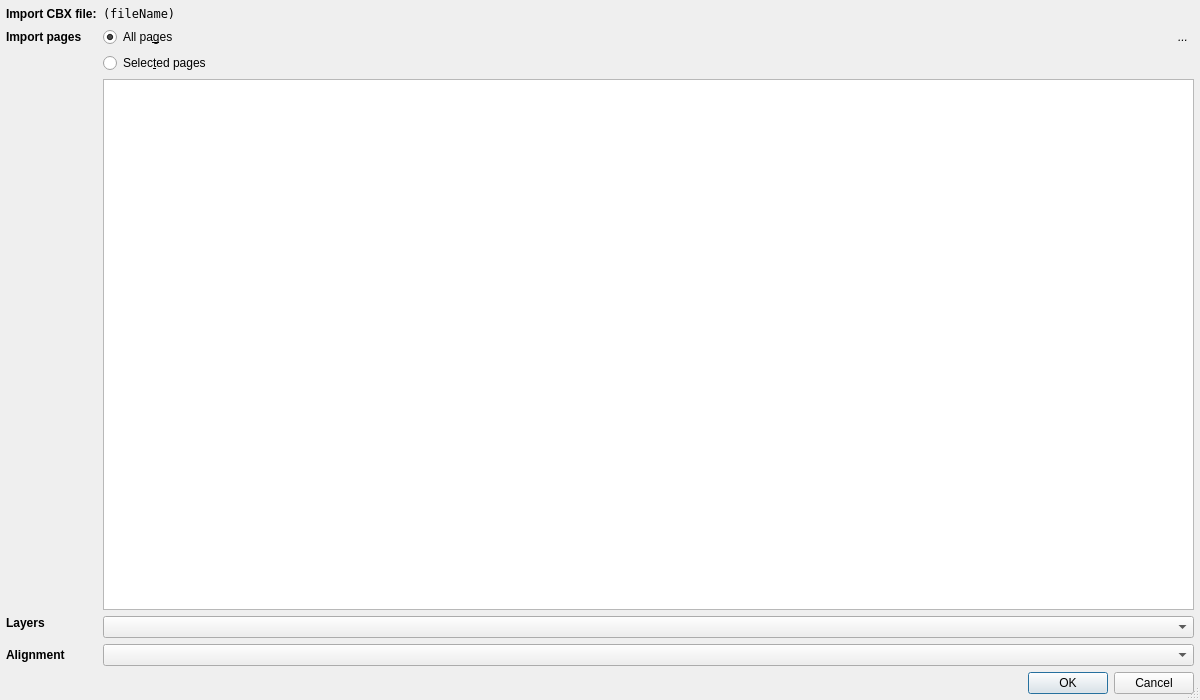
<?xml version="1.0" encoding="UTF-8"?>
<ui version="4.0">
 <class>Dialog</class>
 <widget class="QDialog" name="Dialog">
  <property name="geometry">
   <rect>
    <x>0</x>
    <y>0</y>
    <width>1200</width>
    <height>700</height>
   </rect>
  </property>
  <property name="minimumSize">
   <size>
    <width>950</width>
    <height>350</height>
   </size>
  </property>
  <property name="maximumSize">
   <size>
    <width>16777215</width>
    <height>16777215</height>
   </size>
  </property>
  <property name="windowTitle">
   <string>Dialog</string>
  </property>
  <property name="sizeGripEnabled">
   <bool>true</bool>
  </property>
  <layout class="QGridLayout" name="gridLayout">
   <property name="leftMargin">
    <number>6</number>
   </property>
   <property name="topMargin">
    <number>6</number>
   </property>
   <property name="rightMargin">
    <number>6</number>
   </property>
   <property name="bottomMargin">
    <number>6</number>
   </property>
   <property name="verticalSpacing">
    <number>-1</number>
   </property>
   <item row="5" column="0">
    <widget class="QLabel" name="label_3">
     <property name="font">
      <font>
       <weight>75</weight>
       <bold>true</bold>
      </font>
     </property>
     <property name="text">
      <string>Alignment</string>
     </property>
    </widget>
   </item>
   <item row="7" column="0" colspan="3">
    <widget class="QDialogButtonBox" name="dbbxOkCancel">
     <property name="orientation">
      <enum>Qt::Horizontal</enum>
     </property>
     <property name="standardButtons">
      <set>QDialogButtonBox::Cancel|QDialogButtonBox::Ok</set>
     </property>
    </widget>
   </item>
   <item row="1" column="1">
    <widget class="QRadioButton" name="rbImportPagesAll">
     <property name="sizePolicy">
      <sizepolicy hsizetype="Preferred" vsizetype="Fixed">
       <horstretch>0</horstretch>
       <verstretch>0</verstretch>
      </sizepolicy>
     </property>
     <property name="toolTip">
      <string>Import all pages from Comic Book</string>
     </property>
     <property name="text">
      <string>All pa&amp;ges</string>
     </property>
     <property name="checked">
      <bool>true</bool>
     </property>
    </widget>
   </item>
   <item row="1" column="2" rowspan="2">
    <widget class="QLabel" name="lbPagesInfo">
     <property name="sizePolicy">
      <sizepolicy hsizetype="MinimumExpanding" vsizetype="Preferred">
       <horstretch>0</horstretch>
       <verstretch>0</verstretch>
      </sizepolicy>
     </property>
     <property name="font">
      <font>
       <italic>true</italic>
      </font>
     </property>
     <property name="styleSheet">
      <string notr="true">margin-right: 3px</string>
     </property>
     <property name="frameShape">
      <enum>QFrame::NoFrame</enum>
     </property>
     <property name="text">
      <string>...</string>
     </property>
     <property name="alignment">
      <set>Qt::AlignRight|Qt::AlignTop|Qt::AlignTrailing</set>
     </property>
    </widget>
   </item>
   <item row="2" column="1">
    <widget class="QRadioButton" name="rbImportPagesSelected">
     <property name="toolTip">
      <string>Import only selected pages from Comic Book</string>
     </property>
     <property name="text">
      <string>Selec&amp;ted pages</string>
     </property>
    </widget>
   </item>
   <item row="5" column="1" colspan="2">
    <widget class="QComboBox" name="cbPageAlignment">
     <property name="toolTip">
      <string>&lt;html&gt;&lt;head/&gt;&lt;body&gt;&lt;p&gt;Alignement define how pages are imported in Krita document.&lt;br/&gt;&lt;/p&gt;&lt;p&gt;When all pages don't have the same dimension in Comic Book (often), document size will be defined with the maximum width and height for all pages.&lt;br/&gt;&lt;/p&gt;&lt;p&gt;In this case, a page with a smaller dimension need to be aligned in document.&lt;/p&gt;&lt;/body&gt;&lt;/html&gt;</string>
     </property>
    </widget>
   </item>
   <item row="4" column="0">
    <widget class="QLabel" name="label_2">
     <property name="font">
      <font>
       <weight>75</weight>
       <bold>true</bold>
      </font>
     </property>
     <property name="text">
      <string>Layers</string>
     </property>
     <property name="alignment">
      <set>Qt::AlignLeading|Qt::AlignLeft|Qt::AlignTop</set>
     </property>
    </widget>
   </item>
   <item row="1" column="0">
    <widget class="QLabel" name="label">
     <property name="font">
      <font>
       <weight>75</weight>
       <bold>true</bold>
      </font>
     </property>
     <property name="text">
      <string>Import pages</string>
     </property>
    </widget>
   </item>
   <item row="4" column="1" colspan="2">
    <widget class="QComboBox" name="cbLayerOrder">
     <property name="toolTip">
      <string>&lt;html&gt;&lt;head/&gt;&lt;body&gt;&lt;p&gt;Define how pages are imported in Krita document layer stack&lt;/p&gt;&lt;p&gt;- When &lt;span style=&quot; font-weight:600;&quot;&gt;First page on top of layers stack&lt;/span&gt; is selected, first page will be on top of Krita layer stack and last page at the bottom of layer stack&lt;/p&gt;&lt;p&gt;- When &lt;span style=&quot; font-weight:600;&quot;&gt;First page on bottom of layers stack &lt;/span&gt;is selected, first page will be at the bottom of Krita layer stack and last page on top of layer stack&lt;/p&gt;&lt;/body&gt;&lt;/html&gt;</string>
     </property>
    </widget>
   </item>
   <item row="3" column="1" colspan="2">
    <widget class="BCViewFilesLv" name="lvPageSelection">
     <property name="sizeAdjustPolicy">
      <enum>QAbstractScrollArea::AdjustToContents</enum>
     </property>
     <property name="editTriggers">
      <set>QAbstractItemView::NoEditTriggers</set>
     </property>
     <property name="showDropIndicator" stdset="0">
      <bool>false</bool>
     </property>
     <property name="selectionMode">
      <enum>QAbstractItemView::ExtendedSelection</enum>
     </property>
     <property name="verticalScrollMode">
      <enum>QAbstractItemView::ScrollPerPixel</enum>
     </property>
     <property name="horizontalScrollMode">
      <enum>QAbstractItemView::ScrollPerPixel</enum>
     </property>
     <property name="flow">
      <enum>QListView::LeftToRight</enum>
     </property>
     <property name="isWrapping" stdset="0">
      <bool>true</bool>
     </property>
     <property name="resizeMode">
      <enum>QListView::Adjust</enum>
     </property>
     <property name="spacing">
      <number>20</number>
     </property>
     <property name="viewMode">
      <enum>QListView::IconMode</enum>
     </property>
     <property name="uniformItemSizes">
      <bool>true</bool>
     </property>
    </widget>
   </item>
   <item row="0" column="0">
    <widget class="QLabel" name="lbImportCbxFile">
     <property name="font">
      <font>
       <weight>75</weight>
       <bold>true</bold>
      </font>
     </property>
     <property name="text">
      <string>Import CBX file:</string>
     </property>
    </widget>
   </item>
   <item row="0" column="1" colspan="2">
    <widget class="WLabelElide" name="lblFileName">
     <property name="font">
      <font>
       <family>DejaVu Sans Mono, Consolas, Courier New</family>
      </font>
     </property>
     <property name="text">
      <string>(fileName)</string>
     </property>
    </widget>
   </item>
  </layout>
 </widget>
 <customwidgets>
  <customwidget>
   <class>BCViewFilesLv</class>
   <extends>QListView</extends>
   <header>bulicommander.bc.bcmainviewtab</header>
  </customwidget>
  <customwidget>
   <class>WLabelElide</class>
   <extends>QLabel</extends>
   <header>bulicommander.pktk.widgets.wlabelelide</header>
  </customwidget>
 </customwidgets>
 <resources/>
 <connections>
  <connection>
   <sender>dbbxOkCancel</sender>
   <signal>accepted()</signal>
   <receiver>Dialog</receiver>
   <slot>accept()</slot>
   <hints>
    <hint type="sourcelabel">
     <x>233</x>
     <y>293</y>
    </hint>
    <hint type="destinationlabel">
     <x>157</x>
     <y>222</y>
    </hint>
   </hints>
  </connection>
  <connection>
   <sender>dbbxOkCancel</sender>
   <signal>rejected()</signal>
   <receiver>Dialog</receiver>
   <slot>reject()</slot>
   <hints>
    <hint type="sourcelabel">
     <x>301</x>
     <y>293</y>
    </hint>
    <hint type="destinationlabel">
     <x>286</x>
     <y>222</y>
    </hint>
   </hints>
  </connection>
 </connections>
 <buttongroups>
  <buttongroup name="btgrpDocSize"/>
 </buttongroups>
</ui>
